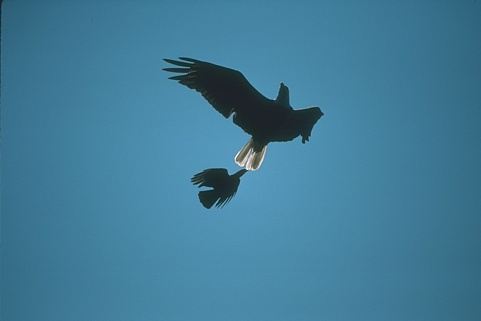
%> input picture example_data/135069.jpg, 481 x 321 px
$ octave WSRDP_main.m   (GNU Octave 9; MATLAB toolbox functions it lacks are replaced by stand-ins)
%> lines starting %> are read from the running program, lines starting %| are printed output that depends on the picture
%> further down, I_test is the input picture: size 321x481x3 uint8; mean R, G, B 65.3, 124.2, 152.6
### WSRDP_ImgaeEncoder.m
function [Lab_mean, originalRAW, originalCOL, NB_Label, point_line, newRAW, newCOL] = WSRDP_ImgaeEncoder(I, superpix, feaExtra)
%> called with superpix = 0, feaExtra = 3
    originalRAW = length(I(:,1,1));
%> originalRAW = 321
    originalCOL = length(I(1,:,1));
%> originalCOL = 481

    % Image Feature Encoder
    if feaExtra == 1  % extract image Lab features
        I_Extract = rgb2lab(I);
        if superpix == 0
           A_Extract = reshape(I_Extract(:, :, 1), originalRAW*originalCOL, 1);
           B_Extract = reshape(I_Extract(:, :, 2), originalRAW*originalCOL, 1);
           C_Extract = reshape(I_Extract(:, :, 3), originalRAW*originalCOL, 1);
        end
    end
    if feaExtra == 2 % extract image HSV features
        I_Extract = rgb2hsv(I);
        if superpix == 0
           A_Extract = reshape(I_Extract(:, :, 1), originalRAW*originalCOL, 1);
           B_Extract = reshape(I_Extract(:, :, 2), originalRAW*originalCOL, 1);
           C_Extract = reshape(I_Extract(:, :, 3), originalRAW*originalCOL, 1);
        end
    end
    % extract image RGB features
    if feaExtra == 3 % extract image RGB features
        I_Extract = im2double(I);
        if superpix == 0
        A = reshape(I(:, :, 1), originalRAW*originalCOL, 1);
        B = reshape(I(:, :, 2), originalRAW*originalCOL, 1);
        C = reshape(I(:, :, 3), originalRAW*originalCOL, 1);
        A_Extract = im2double(A);
        B_Extract = im2double(B);
        C_Extract = im2double(C);
        end
    end

    if superpix == 1
        % use the superpixel SLIC to process the image
        s=7;
        errTh=10^-2;
        wDs=0.5^2;
        Label=SLIC(I,s,errTh,wDs);
        NB_Label = Label(originalRAW,originalCOL);
        point_line = cell(NB_Label,1);
        for i=1:originalRAW
            for j=1:originalCOL
                point_line{Label(i,j),1} = [point_line{Label(i,j),1}; I_Extract(i,j,1) I_Extract(i,j,2) I_Extract(i,j,3) i j];
            end
        end
        Lab_mean = [];
        for k=1:NB_Label
            temp = point_line{k,1};
            if isempty(temp)
                continue;
            end
            Lab_mean = [Lab_mean ; mean(temp(:,1:3),1)];
        end
        newRAW = [];
        newCOL = [];
    else
        % Simply extract the intrinsic properties of the image
        NB_Label = [];
        point_line = [];
        points = [A_Extract B_Extract C_Extract];
        newRAW = ceil(originalRAW*0.4);
%> newRAW = 129
        newCOL = ceil(originalCOL*0.4);
%> newCOL = 193
        [x,y,z]=size(points);
%> x = 154401; y = 3; z = 1
        takePointsRow = linspace(1,originalRAW,newRAW);
%> takePointsRow = 129 values from 1 to 321
        for i=1:newRAW
            takePointsRow(i)=ceil(takePointsRow(i));
        end
%> this loop made 129 passes
        newPoints = [];
        count = 1;
        for i=1:x
            if mod(i,originalRAW) == takePointsRow(count)
                temp = points(i,:);
                newPoints = [newPoints ; temp];
                count = count + 1;
            end
            if count == newRAW
                count = 1;
            end
        end
%> this loop made 154401 passes
%> temp on passes 9, 11, 14, 16, 19, 21, 24, 26, 29, 31, 34, 36: [0.0392 0.165 0.208], [0.0431 0.176 0.224], [0.0392 0.165 0.216], [0.0471 0.173 0.216], [0.0392 0.18 0.227], [0.0627 0.204 0.251], [0.051 0.192 0.239], [0.0392 0.188 0.231], [0.0941 0.243 0.294], [0.0667 0.216 0.267], [0.0824 0.247 0.31], [0.0549 0.22 0.282]
%> newPoints on passes 1, 4, 6: [0.0863 0.137 0.161], [0.0863 0.137 0.161; 0.0627 0.141 0.169], [0.0863 0.137 0.161; 0.0627 0.141 0.169; 0.0471 0.153 0.188]
%> after the loop, count = 1; temp = [0.204 0.4 0.49]
        newX = (newRAW-1)*originalCOL;
%> newX = 61568
        count = 1;
        newA = [];
        newB = [];
        newC = [];
        for i=1:newX
             temp = mod(i,newRAW-1);
             if temp == 0
                temp = temp + newRAW-1;
             end
             newA(temp,count) = newPoints(i,1);
             newB(temp,count) = newPoints(i,2);
             newC(temp,count) = newPoints(i,3);
             if temp == newRAW-1
                count = count + 1;
             end
        end
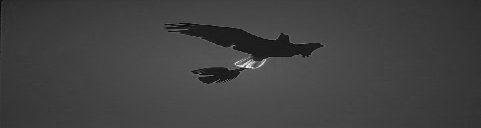
%> newA: size 128x481 double; min 0.0118, max 0.996, mean 0.256
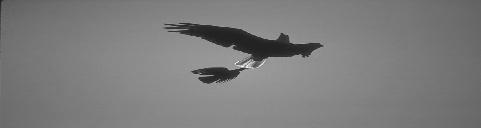
%> newB: size 128x481 double; min 0.125, max 1, mean 0.487
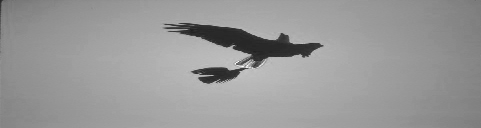
%> newC: size 128x481 double; min 0.122, max 1, mean 0.598
%> after the loop, count = 482
        takePointsCol = linspace(1,originalCOL,newCOL);
%> takePointsCol = 193 values from 1 to 481
        for i=1:newCOL
            takePointsCol(i)=ceil(takePointsCol(i));
        end
        countCol = 1;
        newA_ex = [];
        newB_ex = [];
        newC_ex = [];
        for i=1:originalCOL
            if i == takePointsCol(countCol)
                countCol = countCol + 1;
                newA_ex = [newA_ex , newA(:,i)];
                newB_ex = [newB_ex , newB(:,i)];
                newC_ex = [newC_ex , newC(:,i)];
            end
        end
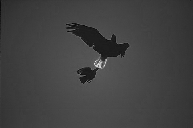
%> newA_ex: size 128x193 double; min 0.0196, max 0.929, mean 0.256
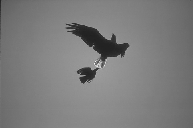
%> newB_ex: size 128x193 double; min 0.125, max 0.996, mean 0.487
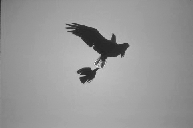
%> newC_ex: size 128x193 double; min 0.129, max 1, mean 0.598
%> after the loop, countCol = 194
        newI(:,:,1) = newA_ex;
        newI(:,:,2) = newB_ex;
        newI(:,:,3) = newC_ex;
        A_C = reshape(newI(:, :, 1), (newRAW-1)*newCOL , 1);
        B_C = reshape(newI(:, :, 2), (newRAW-1)*newCOL , 1);
        C_C = reshape(newI(:, :, 3), (newRAW-1)*newCOL , 1);
        Lab_mean = [A_C B_C C_C];
    end
end

### WSRDP_FastDistence.m
function  [rho, delta, ordrho, nneigh] = WSRDP_FastDistence(points_c, dc)
%
K = 6;
%
[idx_cell,d_cell] = rangesearch(points_c,points_c,dc);

ND=length(points_c(:,1));
for i=1:ND
  rho(i)=0.;
  delta(i)=0.;
  nneigh(i)=0.;
end
for i=1:ND
    rho(i) = length(cell2mat(idx_cell(i)))-1;
end
count_density_peak = 0;
count_outliers = 0;
local_density_peak_first = [];
%
for i=1:ND
    if rho(i) == 0
        count_outliers = count_outliers + 1;
        outliers(count_outliers) = i;
        continue;
    end
    temp_d = cell2mat(d_cell(i))';
    temp_id = cell2mat(idx_cell(i))';
    temp_rho = zeros(length(temp_id),1);
    for j=1:length(temp_id)
        temp_rho(j) = rho(temp_id(j));
    end
    temp_id_d_rho = [temp_id temp_d temp_rho];
    temp_id_d_rho_sortrho = sortrows(temp_id_d_rho,-3);
    if temp_id_d_rho_sortrho(1,1) == i  || temp_id_d_rho_sortrho(1,3) == rho(i)
        count_density_peak = count_density_peak + 1;
        local_density_peak(count_density_peak) = i;
        local_density_peak_first = [local_density_peak_first;points_c(i,:)];
        continue;
    end
    for j=1:length(temp_id)
        if(i == temp_id_d_rho_sortrho(j,1))
            temp_marix = temp_id_d_rho_sortrho(1:j-1,:);
            temp_marix_sortdelta = sortrows(temp_marix,-2);
            flag = 0;
            for w= j:length(temp_id_d_rho_sortrho(:,1))
                if temp_id_d_rho_sortrho(w,2) ~= 0
                   if temp_id_d_rho_sortrho(w,1)<i && temp_id_d_rho_sortrho(w,3) == temp_id_d_rho_sortrho(j,3)...
                                    && temp_id_d_rho_sortrho(j-1,2) ~= 0
                      delta(i) = temp_id_d_rho_sortrho(w,2);
                      nneigh(i) = temp_id_d_rho_sortrho(w,1);
                      flag = 1;
                    end
                    break;
                end
            end
            if flag == 1
               break;
            end
            length_marix = length(temp_marix_sortdelta(:,1));
            for o= length_marix:-1:1
               if temp_marix_sortdelta(1,2) == temp_marix_sortdelta(length_marix,2)
                  delta(i) = temp_marix_sortdelta(1,2);
                  nneigh(i) = temp_marix_sortdelta(1,1);
               end
               if temp_marix_sortdelta(o,2) == temp_marix_sortdelta(length_marix,2)
                  continue;
               end
               delta(i) = temp_marix_sortdelta(o+1,2);
               nneigh(i) = temp_marix_sortdelta(o+1,1);
               break;
            end
            break;
        end
    end
end
dc_plus = dc;
count_density_peak_plus = 0;
local_density_peak_plus = [];
if count_density_peak > 1
    for i=2:K
        dc_plus = dc_plus*i;
        i
        length(local_density_peak)
        for j=1:length(local_density_peak)
            local_density_peak(j)
            [idx_cell_plus,d_cell_plus] = rangesearch(points_c(local_density_peak(j),:),points_c,dc_plus);
            temp_d = [];
            temp_id = [];
            for c=1:ND
                if cell2mat(idx_cell_plus(c)) == 1
                    temp_id = [temp_id ; c];
                    temp_d = [temp_d ; cell2mat(d_cell_plus(c))];
                end
            end
            temp_rho = zeros(length(temp_id),1);
            for k=1:length(temp_id)
                temp_rho(k) = rho(temp_id(k));
            end
            temp_id_d_rho = [temp_id temp_d temp_rho];
            temp_id_d_rho_sortrho = sortrows(temp_id_d_rho,-3);
            if temp_id_d_rho_sortrho(1,1) == local_density_peak(j) || temp_id_d_rho_sortrho(1,3) == rho(local_density_peak(j))
                count_density_peak_plus = count_density_peak_plus + 1;
                local_density_peak_plus(count_density_peak_plus) = local_density_peak(j);
                continue;
            end
            for k=1:length(temp_id)
                if(local_density_peak(j) == temp_id_d_rho_sortrho(k,1))
                    temp_marix = temp_id_d_rho_sortrho(1:k-1,:);
                    temp_marix_sortdelta = sortrows(temp_marix,-2);
                    flag = 0;
                    for w= k:length(temp_id_d_rho_sortrho(:,1))
                        if temp_id_d_rho_sortrho(w,2) ~= 0
                            if temp_id_d_rho_sortrho(w,1)<local_density_peak(j) && temp_id_d_rho_sortrho(w,3) == temp_id_d_rho_sortrho(k,3)...
                                    && temp_id_d_rho_sortrho(k-1,2) ~= 0
                                delta(local_density_peak(j)) = temp_id_d_rho_sortrho(w,2);
                                nneigh(local_density_peak(j)) = temp_id_d_rho_sortrho(w,1);
                                flag = 1;
                            end
                            break;
                        end
                    end
                    if flag == 1
                       break;
                    end
                    length_marix = length(temp_marix_sortdelta(:,1));
                    for o= length_marix:-1:1
                        if temp_marix_sortdelta(1,2) == temp_marix_sortdelta(length_marix,2)
                            delta(local_density_peak(j)) = temp_marix_sortdelta(1,2);
                            nneigh(local_density_peak(j)) = temp_marix_sortdelta(1,1);
                        end
                        if temp_marix_sortdelta(o,2) == temp_marix_sortdelta(length_marix,2)
                            continue;
                        end
                        delta(local_density_peak(j)) = temp_marix_sortdelta(o+1,2);
                        nneigh(local_density_peak(j)) = temp_marix_sortdelta(o+1,1);
                        break;
                    end
                    break;
                end
            end
        end
       if length(local_density_peak_plus) == 1
            break;
       end
       count_local_density_peak_plus = 1;
       flag = 0;
       for u = 2:length(local_density_peak_plus)
           if rho(local_density_peak_plus(1)) == rho(local_density_peak_plus(u))
               count_local_density_peak_plus = count_local_density_peak_plus + 1;
           else
               break;
           end
           if count_local_density_peak_plus == length(local_density_peak_plus)
               flag = 1;
           end
       end
       if flag == 1
           break;
       end
       if length(local_density_peak) == length(local_density_peak_plus)
           break;
       end
       local_density_peak = [];
       local_density_peak = local_density_peak_plus;
       local_density_peak_plus = [];
       count_density_peak_plus = 0;
    end
end
length(local_density_peak_plus)
if length(local_density_peak_plus) > 1
    fprintf('Note: the length of local_density_peak_plus exceeds 1, its value is %d\n',length(local_density_peak_plus));
    delta(local_density_peak_plus(1)) = max(delta(:));
    for i=2:length(local_density_peak_plus)
        delta(local_density_peak_plus(i)) = pdist2(points_c(local_density_peak_plus(i)),points_c(local_density_peak_plus(1)));
        nneigh(local_density_peak_plus(i)) = local_density_peak_plus(1);
    end
end
if length(local_density_peak_plus) == 1
    delta(local_density_peak_plus(1)) = max(delta(:));
end

dc_plus = dc;
count_outliers_plus = 0;
outliers_plus = [];
if count_outliers > 0
    for i=2:ND
        dc_plus = dc_plus*i;
        for j=1:length(outliers)
            [idx_cell_plus,d_cell_plus] = rangesearch(points_c(outliers(j),:),points_c,dc_plus);
            temp_d = [];
            temp_id = [];
            for c=1:ND
                if cell2mat(idx_cell_plus(c)) == 1
                    temp_id = [temp_id ; c];
                    temp_d = [temp_d ; cell2mat(d_cell_plus(c))];
                end
            end
            temp_rho = zeros(length(temp_id),1);
            for k=1:length(temp_id)
                temp_rho(k) = rho(temp_id(k));
            end
            temp_id_d_rho = [temp_id temp_d temp_rho];
            temp_id_d_rho_sortrho = sortrows(temp_id_d_rho,-3);
            if temp_id_d_rho_sortrho(1,1) == outliers(j) || temp_id_d_rho_sortrho(1,3) == rho(outliers(j))
                count_outliers_plus = count_outliers_plus + 1;
                outliers_plus(count_outliers_plus) = outliers(j);
                continue;
            end
            for k=1:length(temp_id)
                if(outliers(j) == temp_id_d_rho_sortrho(k,1))
                    temp_marix = temp_id_d_rho_sortrho(1:k-1,:);
                    temp_marix_sortdelta = sortrows(temp_marix,-2);
                    flag = 0;
                    for w= k:length(temp_id_d_rho_sortrho(:,1))
                        if temp_id_d_rho_sortrho(w,2) ~= 0
                            if temp_id_d_rho_sortrho(w,1)<outliers(j) && temp_id_d_rho_sortrho(w,3) == temp_id_d_rho_sortrho(k,3)...
                                    && temp_id_d_rho_sortrho(k-1,2) ~= 0
                                delta(outliers(j)) = temp_id_d_rho_sortrho(w,2);
                                nneigh(outliers(j)) = temp_id_d_rho_sortrho(w,1);
                                flag = 1;
                            end
                            break;
                        end
                    end
                    if flag == 1
                       break;
                    end
                    length_marix = length(temp_marix_sortdelta(:,1));
                    for o= length_marix:-1:1
                        if temp_marix_sortdelta(1,2) == temp_marix_sortdelta(length_marix,2)
                            delta(outliers(j)) = temp_marix_sortdelta(1,2);
                            nneigh(outliers(j)) = temp_marix_sortdelta(1,1);
                        end
                        if temp_marix_sortdelta(o,2) == temp_marix_sortdelta(length_marix,2)
                            continue;
                        end
                        delta(outliers(j)) = temp_marix_sortdelta(o+1,2);
                        nneigh(outliers(j)) = temp_marix_sortdelta(o+1,1);
                        break;
                    end
                    break;
                end
            end
        end

        if length(outliers) == 0
            break;
        end
        outliers = [];
        outliers = outliers_plus;
        outliers_plus = [];
        count_outliers_plus = 0;

    end
end

% get the final rho and delta
% If rho and delta have an assignment error, the reason is the wrong rho and delta are selected.
[rho,PS] = mapminmax(rho,0,1);
[delta,PS] = mapminmax(delta,0,1);
[rho_sorted,ordrho]=sort(rho,'descend');

end

### WSRDP_main.m
%% Ming Yan & Yewang Chen
% [12 lines of commented-out code are left out]
%% Support vector training with weak information. @run on matlab r2012a

clear all

% load('D:\PostgraduateStudy\Rotation-DPeak\New_Segmentation_Image\data\BSR_test\test_135069\135069_40percent_dc0_02974_rho.mat');
% load('D:\PostgraduateStudy\Rotation-DPeak\New_Segmentation_Image\data\BSR_test\test_135069\135069_40percent_dc0_02974_delta.mat');

I_test = imread('D:\PostgraduateStudy\Rotation-DPeak\New_Segmentation_Image\data\BSR_test\135069.jpg');
% Whether to use superpixel acceleration, defaults 1. TIPS: This is a non-essential parameter
superpix = 0;
% non-dependent parameter, default 1(lab), 0.02(hsv), 0.01(rgb)
dc = 0.01;
% Which feature extraction to use:1(lab), 2(hsv), 3(rgb)
feaExtra = 3;

% Image Encoder
[Lab_mean, ~] = WSRDP_ImgaeEncoder(I_test, superpix, feaExtra);
%> (the run ends here)
